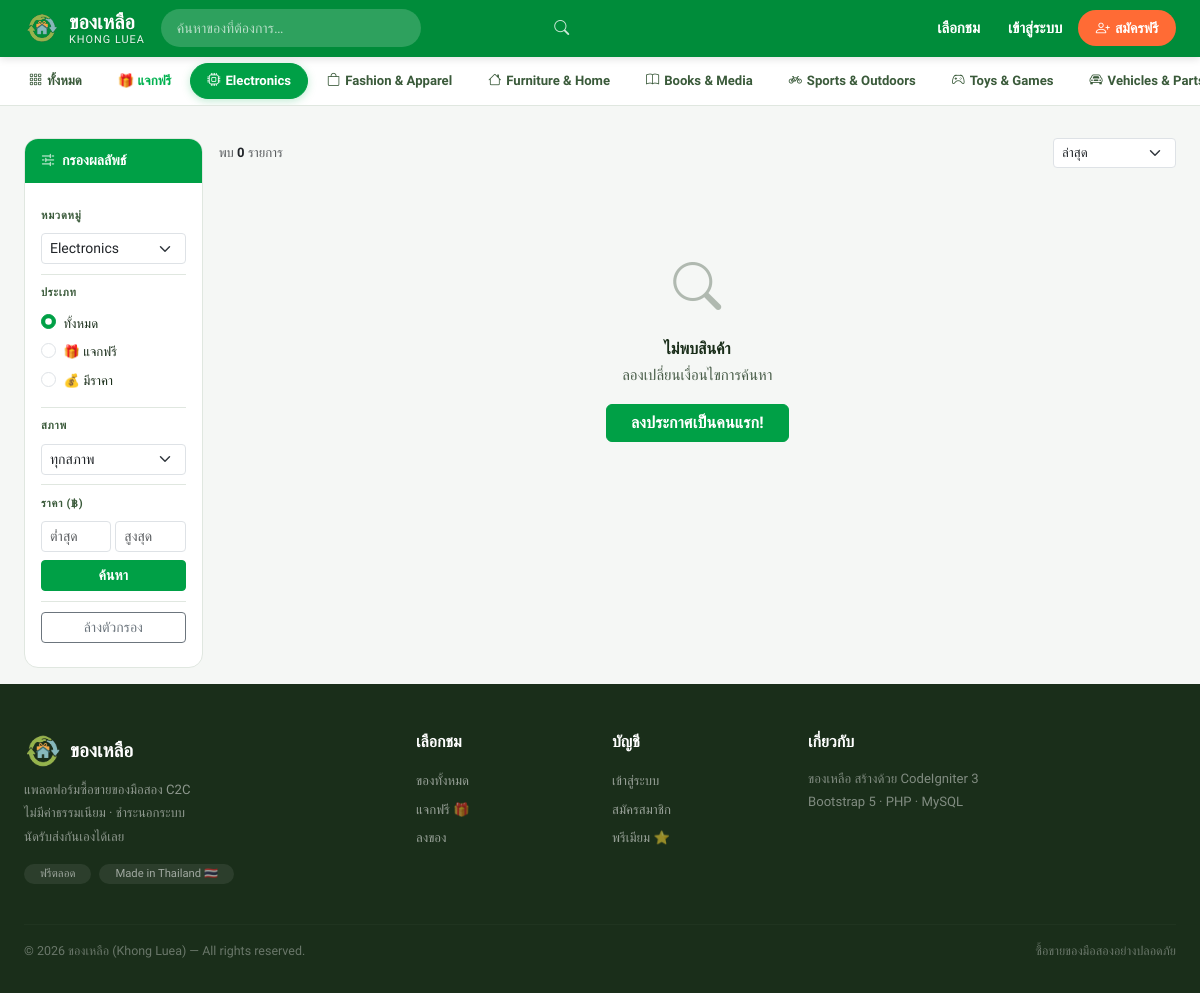
The app's page /items?category_id=1, older data.
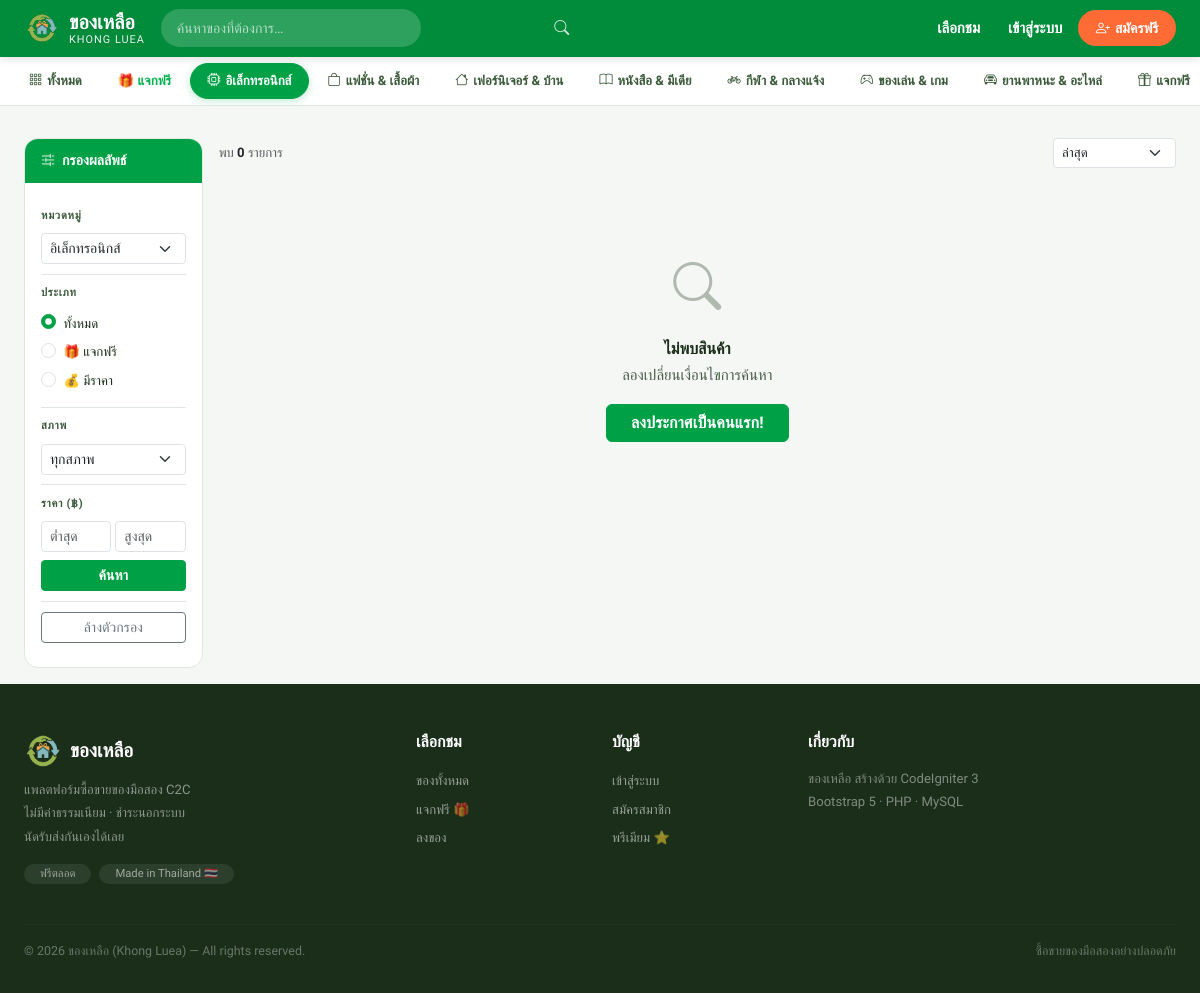
The same page, newer data.
### tables this page shows
CREATE TABLE `categories` (
  `id`          INT(11)  UNSIGNED NOT NULL AUTO_INCREMENT,
  `parent_id`   INT(11)  UNSIGNED     NULL DEFAULT NULL,
  `name`        VARCHAR(100)      NOT NULL,
  `slug`        VARCHAR(120)      NOT NULL,
  `icon`        VARCHAR(100)          NULL DEFAULT NULL,
  `sort_order`  SMALLINT(5)  UNSIGNED NOT NULL DEFAULT 0,
  `is_active`   TINYINT(1)        NOT NULL DEFAULT 1,
  `created_at`  DATETIME          NOT NULL DEFAULT CURRENT_TIMESTAMP,
  PRIMARY KEY (`id`),
  UNIQUE KEY `uq_categories_slug` (`slug`),
  KEY `idx_categories_parent` (`parent_id`),
  CONSTRAINT `fk_categories_parent`
    FOREIGN KEY (`parent_id`) REFERENCES `categories` (`id`)
    ON DELETE SET NULL ON UPDATE CASCADE
);

### application/controllers/frontend/Items.php (called while the page is built, shortened)
<?php
class Items extends CI_Controller {
    public function __construct()
    {
        $this->load->model(['Item_model', 'Category_model', 'Image_model', 'Favorite_model']);
        $this->load->library('pagination');
    }
    public function index(): void
    {
        $filters = [
            'category_id' => $this->input->get('category_id'),
            'is_free'     => $this->input->get('is_free'),
            'condition'   => $this->input->get('condition'),
            'min_price'   => $this->input->get('min_price'),
            'max_price'   => $this->input->get('max_price'),
            'search'      => $this->input->get('q', TRUE),
            'sort'        => $this->input->get('sort') ?: 'newest',
        ];
        $total   = $this->Item_model->count_list($filters);
        $page    = max(1, (int)$this->input->get('page'));
        $offset  = ($page - 1) * ITEMS_PER_PAGE;
        $config = [
            'base_url'    => current_url() . '?' . http_build_query(array_filter($filters)),
            'total_rows'  => $total,
            'per_page'    => ITEMS_PER_PAGE,
            'uri_segment' => 0,
            'use_page_numbers' => TRUE,
            'query_string_segment' => 'page',
        ];
        $this->pagination->initialize($config);
        $data = [
            'title'      => 'Browse Items',
            'items'      => $this->Item_model->get_list($filters, ITEMS_PER_PAGE, $offset),
            'categories' => $this->Category_model->get_all_active(),
            'filters'    => $filters,
            'total'      => $total,
            'pagination' => $this->pagination->create_links(),
        ];
        $this->_render('items/index', $data);
    }
    private function _render(string $view, array $data = []): void
    {
        $this->load->view('layouts/frontend_layout', array_merge($data, ['content_view' => 'frontend/' . $view]));
    }
}

### index.php (called while the page is built, shortened)
<?php
require_once BASEPATH."core/CodeIgniter.php";

### application/models/Category_model.php (called while the page is built, shortened)
<?php
class Category_model extends CI_Model {
    protected string $table = 'categories';
    public function get_all_active(): array
    {
        return $this->db->where('is_active', 1)->order_by('sort_order', 'ASC')->get($this->table)->result_array();
    }
}

### application/models/Item_model.php (called while the page is built, shortened)
<?php
class Item_model extends CI_Model {
    protected string $table = 'items';
    private function _base_query(array $filters = []): void
    {
        $this->db->select('items.*, users.name AS seller_name,
            (SELECT image_path FROM item_images WHERE item_id=items.id AND is_primary=1 LIMIT 1) AS primary_image')
            ->from($this->table)
            ->join('users', 'users.id = items.user_id')
            ->where('users.is_banned', 0);
        if (!empty($filters['user_id'])) {
            $this->db->where('items.user_id', (int)$filters['user_id'])
                     ->where('items.status !=', ITEM_DELETED);
        } else {
            $this->db->where_in('items.status', [ITEM_ACTIVE, ITEM_RESERVED]);
        }
        if ( ! empty($filters['category_id'])) {
            $this->db->where('items.category_id', (int)$filters['category_id']);
        }
    }
    public function get_list(array $filters = [], int $limit = ITEMS_PER_PAGE, int $offset = 0): array
    {
        $sort = $filters['sort'] ?? 'newest';
        switch ($sort) {
            default:
                $this->db->order_by('items.is_bumped', 'DESC')
                         ->order_by('items.is_highlighted', 'DESC')
                         ->order_by('items.created_at', 'DESC');
        }
        return $this->db->limit($limit, $offset)->get()->result_array();
    }
}

### application/views/frontend/items/index.php (the view, shortened to what the changed rows need)
<div class="container-fluid px-3 px-lg-4 py-3" style="max-width:1400px;margin:0 auto;">
  <div class="row g-3">
    <div class="col-lg-2 col-md-3 d-none d-md-block">
      <div class="kl-filter-card">
        <div class="kl-filter-body">
          <form method="get" action="<?= site_url('items') ?>">
            <div class="kl-filter-section">
              <div class="kl-filter-label">หมวดหมู่</div>
              <select name="category_id" class="form-select form-select-sm" onchange="this.form.submit()">
                <?php foreach ($categories as $c): ?>
                  <option value="<?= $c['id'] ?>" <?= $filters['category_id']==$c['id']?'selected':'' ?>>
                    <?= htmlspecialchars($c['name']) ?>
                  </option>
                <?php endforeach; ?>
              </select>
            </div>
            <div class="kl-filter-section">
              <?php foreach ([''=> 'ทั้งหมด','1'=>'🎁 แจกฟรี','0'=>'💰 มีราคา'] as $v=>$l): ?>
              <div class="form-check mb-1">
                <input class="form-check-input" type="radio" name="is_free" value="<?= $v ?>" id="t<?= $v ?>"
                       <?= (string)$filters['is_free']===(string)$v && ($v!=='' || $filters['is_free']===''||$filters['is_free']===NULL) ? 'checked' : ($v===''&&($filters['is_free']===NULL||$filters['is_free']==='')&&true?'checked':'') ?>
                       onchange="this.form.submit()">
                <label class="form-check-label small" for="t<?= $v ?>"><?= $l ?></label>
              </div>
              <?php endforeach; ?>
            </div>
          </form>
        </div>
      </div>
    </div>
  </div>
</div>

### application/views/partials/navbar.php (shortened to what the changed rows need)
<div class="kl-catbar">
  <div class="kl-catbar-inner">
    <a href="<?= site_url('items') ?>" class="<?= !$this->input->get('category_id') && !$this->input->get('is_free') ? 'active' : '' ?>">
      <i class="bi bi-grid-3x3-gap"></i> ทั้งหมด
    </a>
    <a href="<?= site_url('items?is_free=1') ?>" class="<?= $this->input->get('is_free')==='1' ? 'active' : '' ?>"
       style="<?= $this->input->get('is_free')==='1' ? '' : 'color:#00b14f;font-weight:600;' ?>">
      🎁 แจกฟรี
    </a>
    <?php
    try {
        $_cats = $this->Category_model->get_all_active();
    } catch (Throwable $e) {
        $_cats = [];
    }
    foreach ($_cats as $c): ?>
    <a href="<?= site_url('items?category_id='.$c['id']) ?>"
       class="<?= $this->input->get('category_id') == $c['id'] ? 'active' : '' ?>">
      <i class="bi <?= htmlspecialchars($c['icon']) ?>"></i> <?= htmlspecialchars($c['name']) ?>
    </a>
    <?php endforeach; ?>
  </div>
</div>

Row changes from the older to the newer data that the page shows:
changed categories: name "Electronics" → "อิเล็กทรอนิกส์"
changed categories: name "Fashion & Apparel" → "แฟชั่น & เสื้อผ้า"
changed categories: name "Furniture & Home" → "เฟอร์นิเจอร์ & บ้าน"
changed categories (number 4 of 8 on the later page): name "Books & Media" → "หนังสือ & มีเดีย"
changed categories: name "Sports & Outdoors" → "กีฬา & กลางแจ้ง"
changed categories: name "Toys & Games" → "ของเล่น & เกม"
changed categories: name "Vehicles &…" → "ยานพาหนะ & อะไหล่"
now on this page (row edited): categories: name "แจกฟรี"
Text that changed along with them:
form field category_id: "Electronics" → "อิเล็กทรอนิกส์"
